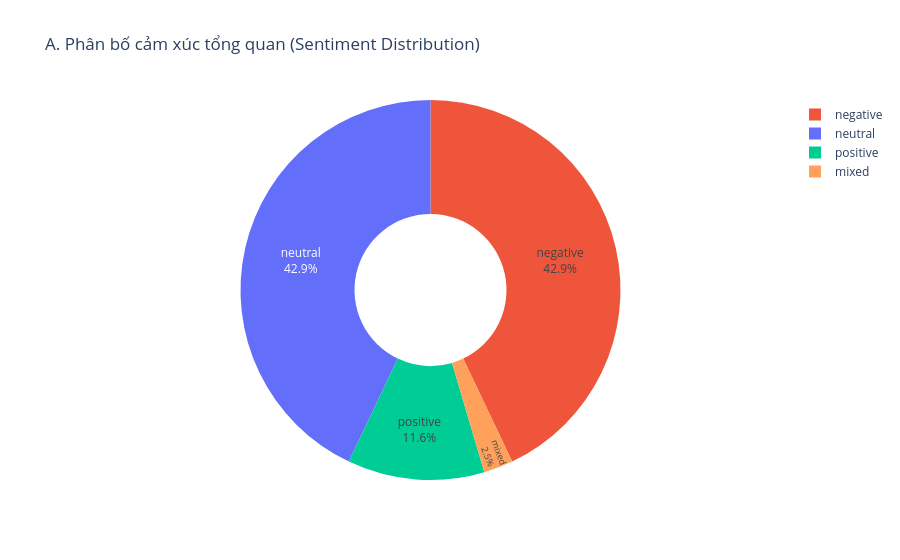

This figure's notebook cell:
### Markdown cell above
## SECTION A: OVERVIEW & DISTRIBUTIONS

### Code cell
# A. Sentiment Distribution
if 'sentiment' in df.columns:
    sentiment_counts = df['sentiment'].value_counts()
    fig = px.pie(
        values=sentiment_counts.values, 
        names=sentiment_counts.index, 
        title='A. Phân bố cảm xúc tổng quan (Sentiment Distribution)',
        hole=0.4,
        color=sentiment_counts.index,
        color_discrete_map=color_map
    )
    fig.update_traces(textposition='inside', textinfo='percent+label')
    fig.show()

### Figure 1 — Plotly figure (JSON) as saved in the notebook; plotly's stock layout.template omitted (floating-point values rounded to 4 significant figures)
{"data": [{"customdata": [["negative"], ["neutral"], ["positive"], ["mixed"]], "domain": {"x": [0, 1], "y": [0, 1]}, "hole": 0.4, "hovertemplate": "label=%{label}<br>value=%{value}<br>color=%{customdata[0]}<extra></extra>", "labels": ["negative", "neutral", "positive", "mixed"], "legendgroup": "", "marker": {"colors": ["#EF553B", "#636EFA", "#00CC96", "#FFA15A"]}, "name": "", "showlegend": true, "textinfo": "percent+label", "textposition": "inside", "type": "pie", "values": [601, 601, 163, 35]}], "layout": {"legend": {"tracegroupgap": 0}, "title": {"text": "A. Phân bố cảm xúc tổng quan (Sentiment Distribution)"}}}
